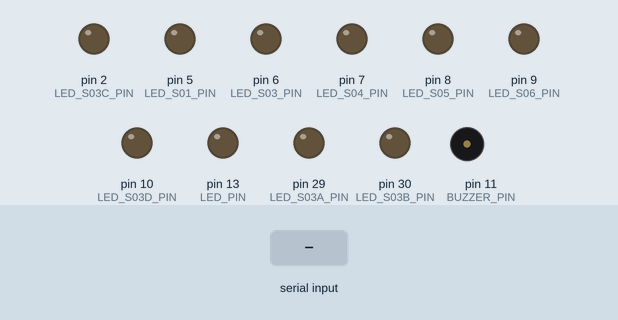
This sketch was run on a simulated Arduino Mega 2560, built with avr-gcc and run on an emulated ATmega2560. Shown: output pins drawn as LEDs (lit = HIGH), buzzer (waves = sounding, pin HIGH). Dashed ring = blinking. Inputs (shaded band) come from the test bench.

Above: at 1.2 s.
1.3 s: "b" received over Serial
At 1.55 s:
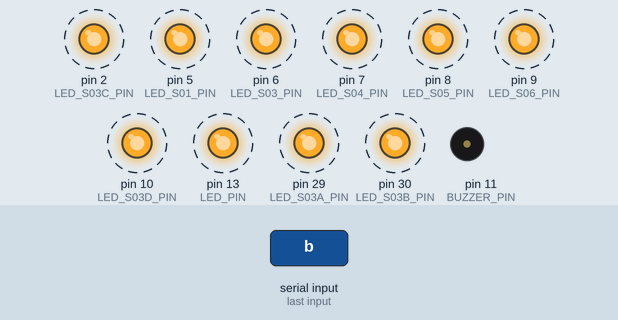
4.3 s: "1" received over Serial
At 5.4 s:
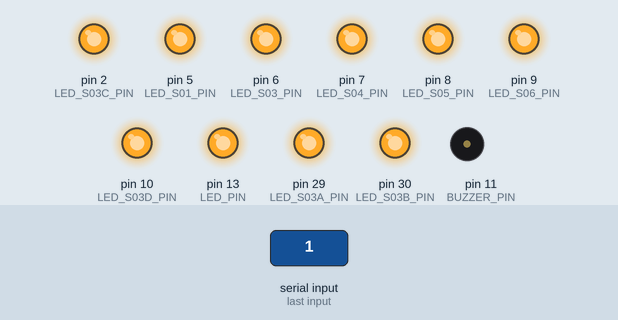
5.8 s: "b" received over Serial
At 6.05 s:
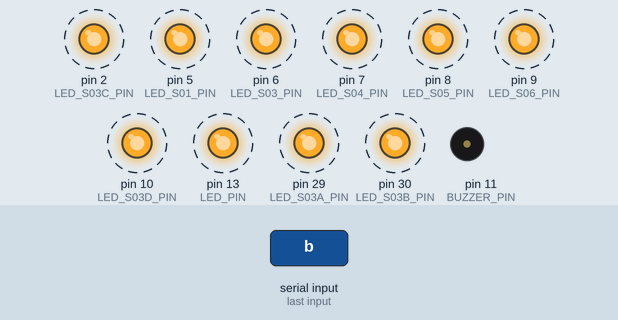
8.8 s: "0" received over Serial
At 8.8 s:
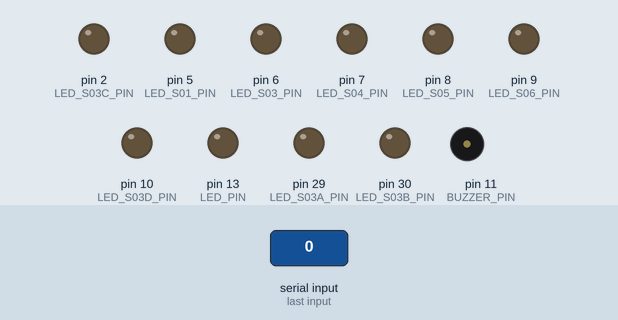
Timing chart, 0 to 11.3 s (numbered marks = the images above; inputs shaded):
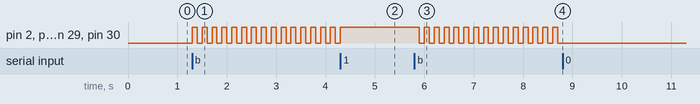

The sketch:

AHippo-PD_LEDTest.ino
```cpp
/*
 * Hippo-PD LED Test
 * ----------------------
 * Test the leds
 * Aug. 4, 2022
 */

#include <Streaming.h>
#include "Board.h"
#include "Led.h"

struct TheLED *(all_leds[NUM_LEDS]);
struct TheLED *selected = NULL;

void setup() {
  Serial.begin(9600);

  setLeds();
  initLeds();
  pinMode(BUZZER_PIN, OUTPUT);

}

void loop() {

  updateLeds();

  if(Serial.available() > 0) {
    char c = Serial.read();
    switch(c) {
      case '1': // turn all on
        for(uint8_t i=0; i<NUM_LEDS; i++) {
          selected = all_leds[i];
          selected->on = true;
          selected->mode = 1;
          selected->last_on = millis();
        }
      break;
      case '0': // turn all off
        for(uint8_t i=0; i<NUM_LEDS; i++) {
          selected = all_leds[i];
          selected->on = false;
          selected->mode = 0;
        }
      break;
      case 'b': // turn all blink
        for(uint8_t i=0; i<NUM_LEDS; i++) {
          selected = all_leds[i];
          selected->on = true;
          selected->mode = 2;
          selected->last_on = millis();
        }
      break;
    }
  }

}
```

Board.h
```cpp
#define LED_S03C_PIN        2
#define LED_S01_PIN         5
#define LED_S03_PIN         6
#define LED_S04_PIN         7
#define LED_S05_PIN         8
#define LED_S06_PIN         9
#define LED_S03D_PIN       10
#define BUZZER_PIN         11
#define FREE1_PIN          12
#define BUTTON1_PIN        24
#define BUTTON2_PIN        25
#define BUTTON3_PIN        26
#define FREE2_PIN          27
#define FREE3_PIN          28
#define LED_S03A_PIN       29
#define LED_S03B_PIN       30
#define T5V_SIG_PIN       A12
#define IN_SIG_PIN        A13
#define S03_SIG4_PIN      A14
#define S03_SIG3_PIN      A15
#define S03_SIG2_PIN      A16
#define S03_SIGSMPS_PIN   A17
#define S03_SIG1_PIN      A20
#define S06_SIG1_PIN      A21
#define S06_SIGSMPS_PIN   A22
#define LED_PIN            13
#define S04_SIG1_PIN       A0
#define S04_SIG2_PIN       A1
#define S04_SIG3_PIN       A2
#define S04_SIGSMPS_PIN    A3
#define S05_SIGNP_PIN      A6
#define S05_SIG2_PIN       A7
#define S05_SIG1_PIN       A8
#define S05_SIGSMPS_PIN    A9
```

Led.h
```cpp
#define NUM_LEDS 10

struct TheLED {
  uint8_t pin;
  bool on;
  uint8_t mode;
  unsigned long long last_on;
};

extern struct TheLED *(all_leds[NUM_LEDS]);
extern struct TheLED *selected;

struct TheLED LED_S03C;
struct TheLED LED_S01;
struct TheLED LED_S03;
struct TheLED LED_S04;
struct TheLED LED_S05;
struct TheLED LED_S06;
struct TheLED LED_S03D;
struct TheLED LED_S03A;
struct TheLED LED_S03B;
struct TheLED LED_BOARD;

uint16_t led_pins[] = {
  LED_S03C_PIN,
  LED_S01_PIN,
  LED_S03_PIN,
  LED_S04_PIN,
  LED_S05_PIN,
  LED_S06_PIN,
  LED_S03D_PIN,
  LED_S03A_PIN,
  LED_S03B_PIN,
  LED_PIN
  };


void initLeds() {
  for(uint8_t i=0; i<NUM_LEDS; i++) {
    selected = all_leds[i];
    pinMode(selected->pin, OUTPUT);
  }
}


void setLeds() {

  LED_S03C.pin = led_pins[0];
  LED_S01.pin = led_pins[1];
  LED_S03.pin = led_pins[2];
  LED_S04.pin = led_pins[3];
  LED_S05.pin = led_pins[4];
  LED_S06.pin = led_pins[5];
  LED_S03D.pin = led_pins[6];
  LED_S03A.pin = led_pins[7];
  LED_S03B.pin = led_pins[8];
  LED_BOARD.pin = led_pins[9];

  all_leds[0] = &LED_S03C;
  all_leds[1] = &LED_S01;
  all_leds[2] = &LED_S03;
  all_leds[3] = &LED_S04;
  all_leds[4] = &LED_S05;
  all_leds[5] = &LED_S06;
  all_leds[6] = &LED_S03D;
  all_leds[7] = &LED_S03A;
  all_leds[8] = &LED_S03B;
  all_leds[9] = &LED_BOARD;

  for(uint8_t i=0; i<NUM_LEDS; i++) {
    selected = all_leds[i];
    selected->on = false;
    selected->mode = 0;
  }
}


void updateLeds() {

  for(uint8_t i=0; i<NUM_LEDS; i++) {
    selected = all_leds[i];

    switch(selected->mode) {
      case 0: // off
        digitalWrite(selected->pin, LOW);
      break;
      case 1: // on
        digitalWrite(selected->pin, HIGH);
        selected->on = true;
        selected->last_on = millis();
      break;
      case 2: // blink
        if(millis()-selected->last_on >= 100) {
          selected->on = !selected->on;
          selected->last_on = millis();
        }
        if(selected->on) {
          digitalWrite(selected->pin, HIGH);
        } else {
          digitalWrite(selected->pin, LOW);
        }
      break;
    }

  }

}
```

Measured:
- after the input at 1.3 s, pin 2 (LED_S03C_PIN), pin 5 (LED_S01_PIN), pin 6 (LED_S03_PIN), pin 7 (LED_S04_PIN), pin 8 (LED_S05_PIN), pin 9 (LED_S06_PIN), pin 10 (LED_S03D_PIN), pin 13 (LED_PIN), pin 29 (LED_S03A_PIN), pin 30 (LED_S03B_PIN): alternates HIGH for 0.10 s and LOW for 0.10 s, starting at once
- after the input at 4.3 s, pin 2 (LED_S03C_PIN), pin 5 (LED_S01_PIN), pin 6 (LED_S03_PIN), pin 7 (LED_S04_PIN), pin 8 (LED_S05_PIN), pin 9 (LED_S06_PIN), pin 10 (LED_S03D_PIN), pin 13 (LED_PIN), pin 29 (LED_S03A_PIN), pin 30 (LED_S03B_PIN): goes on until 4.3 s, then stays HIGH
- after the input at 5.8 s, pin 2 (LED_S03C_PIN), pin 5 (LED_S01_PIN), pin 6 (LED_S03_PIN), pin 7 (LED_S04_PIN), pin 8 (LED_S05_PIN), pin 9 (LED_S06_PIN), pin 10 (LED_S03D_PIN), pin 13 (LED_PIN), pin 29 (LED_S03A_PIN), pin 30 (LED_S03B_PIN): alternates HIGH for 0.10 s and LOW for 0.10 s, starting after 0.10 s
- after the input at 8.8 s, pin 2 (LED_S03C_PIN), pin 5 (LED_S01_PIN), pin 6 (LED_S03_PIN), pin 7 (LED_S04_PIN), pin 8 (LED_S05_PIN), pin 9 (LED_S06_PIN), pin 10 (LED_S03D_PIN), pin 13 (LED_PIN), pin 29 (LED_S03A_PIN), pin 30 (LED_S03B_PIN): stops changing and stays LOW
